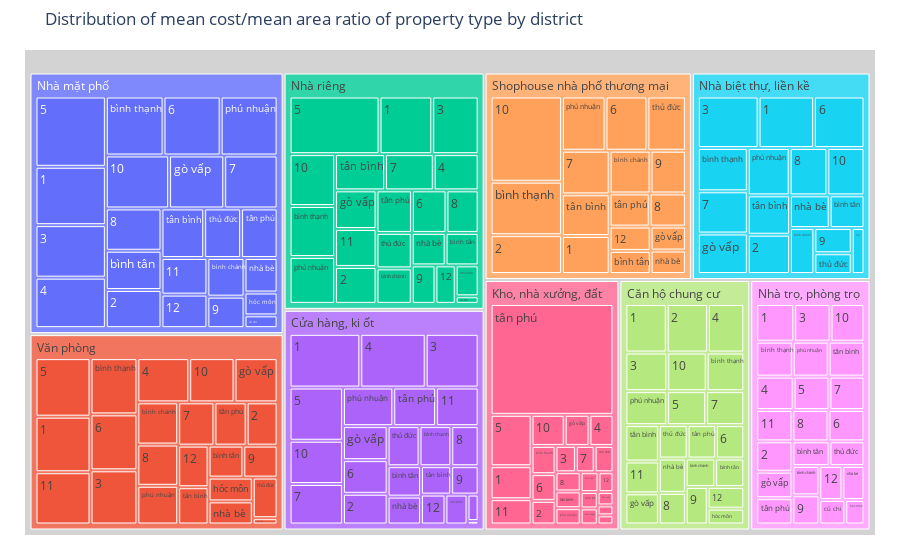

The notebook cell this image was saved under:
### Markdown cell above
Let's compare the district of the biggest average area to the most expensive district for each property type to see if our theory was correct. I will only be comparing the price and area for the property types that has unresonable average cost for top districts (property type with outliner).

- `Kho, nhà xưởng, đất`:   
        Most expensive: `Tân Phú District` - ranked 15th in area.   
        Largest in area: `Củ Chi District` - ranked 6th most expensive.   
        -> There are **no correlation** between price and area for this property type.   

- `Văn phòng:`:  
        Most expensive: `District 11` - ranked 1st in area.   
        => There are **strong correlation** between price and area for this property type.

- `Shophouse`:  
        Most expensive: `District 10` - ranked 2nd in area.   
        Largest in area: `District 8` - ranked 4th most expensive.   
        => There are **some correlation** between price and area for this property type.   

From this analysis, we can see that although there are some correlation between cost and area of property, it's quite vary between property types - meaning there must be other factors to influence the cost of a property.

Now, let's take the final view in cost distribution with our ${cost \over area}$ analysis. Are the ratio distributed equally accross the grids?

### Code cell
tree_map_test_data_ratio = tree_map_test_data_area
tree_map_test_data_ratio['ratio'] = tree_map_test_data['mean'] / tree_map_test_data_area['mean']


fig = px.treemap(
    data_frame= tree_map_test_data_ratio,
    path=['Rent type', 'District'], values='ratio', branchvalues='total',
    hover_data=None,
    hover_name=None,
    title="Distribution of mean cost/mean area ratio of property type by district")
fig.update_traces(root_color="lightgrey")
fig.update_layout(margin = dict(t=50, l=25, r=25, b=25))
fig.show()

### Figure 1 — Plotly figure (JSON) as saved in the notebook; plotly's stock layout.template omitted (floating-point values rounded to 4 significant figures; data arrays with more than 128 entries replaced by an {"elided": "..."} marker saying what was removed)
{"data": [{"branchvalues": "total", "domain": {"x": [0, 1], "y": [0, 1]}, "hovertemplate": "labels=%{label}<br>ratio=%{value}<br>parent=%{parent}<br>id=%{id}<extra></extra>", "ids": {"elided": "205 str values"}, "labels": {"elided": "205 str values"}, "name": "", "parents": {"elided": "205 str values"}, "root": {"color": "lightgrey"}, "type": "treemap", "values": {"elided": "205 float values"}}], "layout": {"legend": {"tracegroupgap": 0}, "margin": {"b": 25, "l": 25, "r": 25, "t": 50}, "title": {"text": "Distribution of mean cost/mean area ratio of property type by district"}}}
